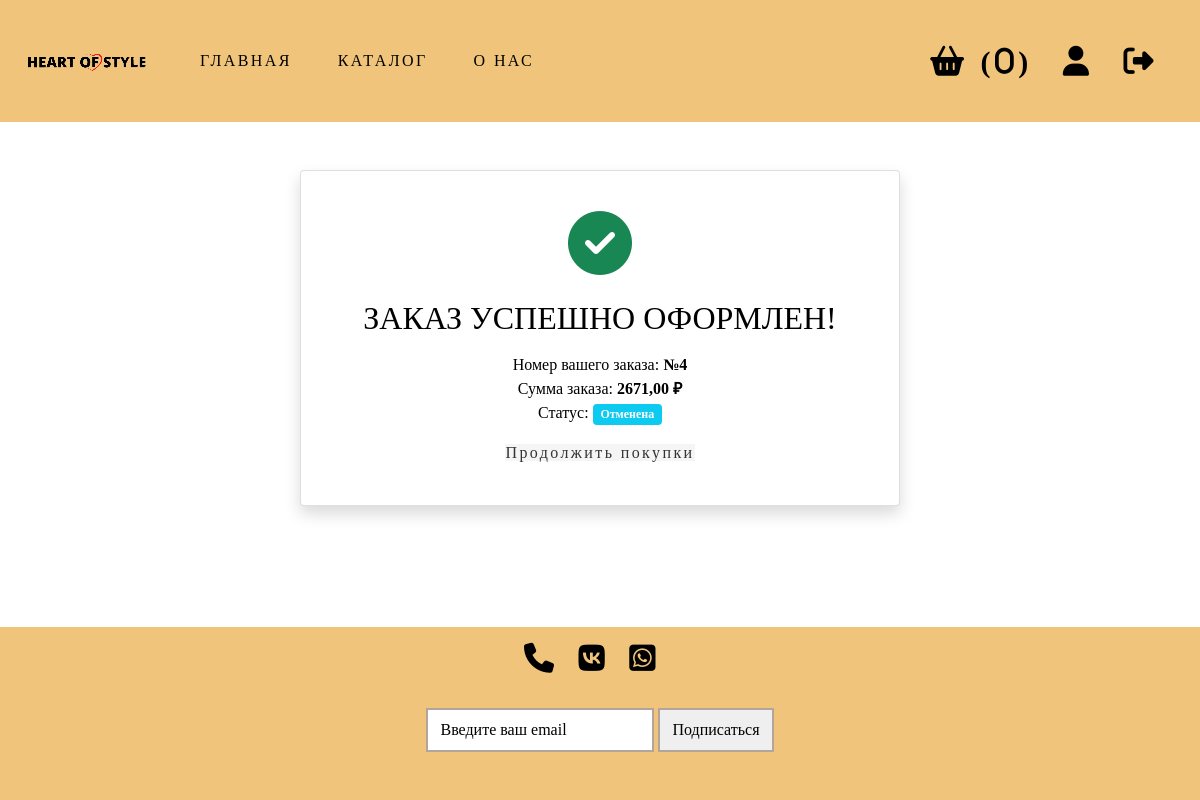
/order_success/4/ (signed in), run on an earlier commit of the app's database.
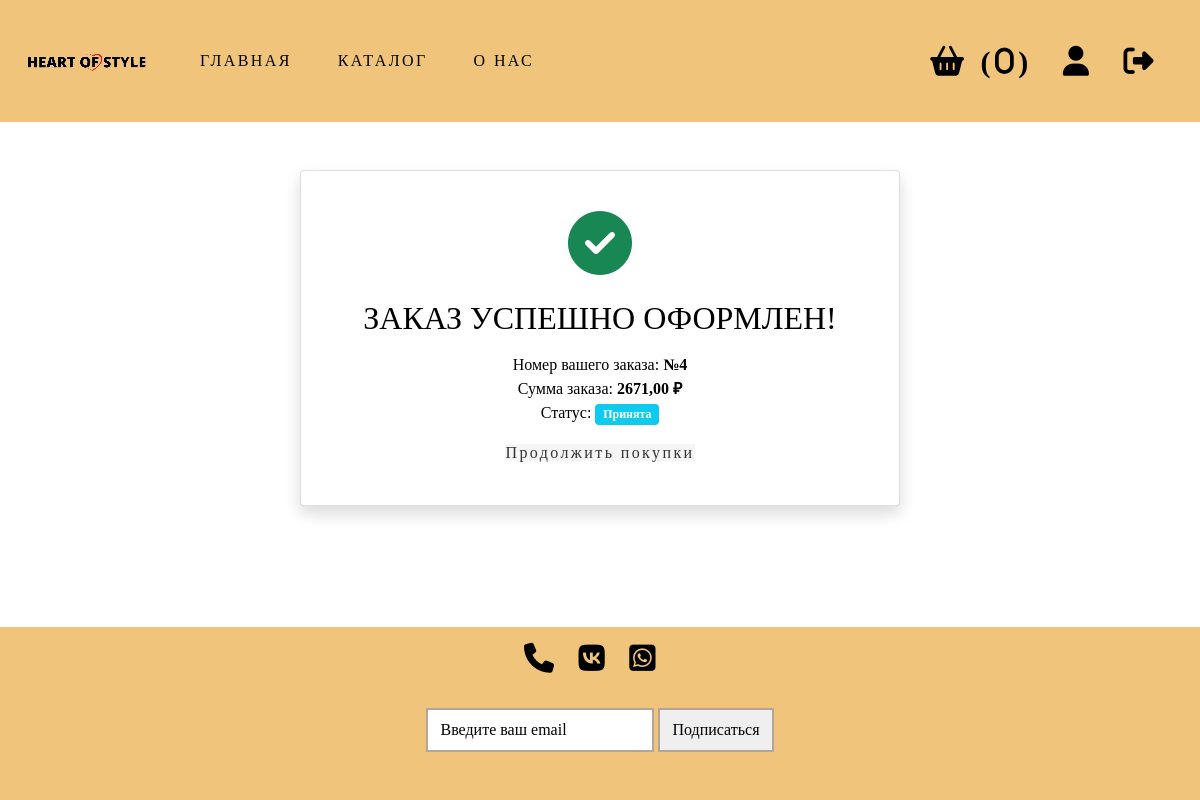
And on a later commit of the database.
### backend/general/models.py (models this page shows, shortened)
class Order(models.Model):
    TYPE_PAYMENT_CHOICES = [
        ("0", "Банковская карта "),
        ("1", "Наличные"),
    ]
    STATUS_CHOICES = [
        ("0", "Новая"),
        ("1", "В Обработке"),
        ("2", "Принята"),
        ("3", "Завершена"),
        ("4", "Отменена"),
    ]
    user = models.ForeignKey(
        User,
        on_delete=models.CASCADE
    )
    address = models.ForeignKey(
        PickupPoint,
        on_delete=models.SET_NULL,
        null=True,
        blank=False
    )
    type_payment = models.CharField(max_length=1, choices=TYPE_PAYMENT_CHOICES)
    status = models.CharField(max_length=1, choices=STATUS_CHOICES, default='0')
    date_at = models.DateTimeField(auto_now_add=True, verbose_name='Дата создания')
    product = models.ManyToManyField(
        Product,
        related_name='orders'
    )
    cancel_reason = models.CharField(max_length=200, null=True, blank=True)
    @property
    def total_price(self):
        return sum(item.total_price for item in self.items.all())

class OrderItem(models.Model):
    order = models.ForeignKey(Order, on_delete=models.CASCADE, related_name='items')
    product = models.ForeignKey(Product, on_delete=models.CASCADE)
    quantity = models.PositiveIntegerField(default=1)
    price = models.DecimalField(max_digits=10, decimal_places=2)  # цена на момент заказа
    color = models.ForeignKey(Color, on_delete=models.SET_NULL, null=True, blank=True)
    size = models.ForeignKey(Size, on_delete=models.SET_NULL, null=True, blank=True)
    @property
    def total_price(self):
        return self.quantity * self.price

### backend/general/views.py (the view)
# urls.py: path('order_success/<int:order_id>/', order_success, name='order_success'),
def order_success(request, order_id):
    if request.user.is_superuser:
        return redirect('admin_order')
    if not request.user.is_authenticated:
        return redirect('index')
    order = get_object_or_404(Order, id=order_id, user=request.user)
    return render(request, "order_success.html", {"order": order})

### backend/general/models.py (called while the page is built)
    @property
    def total_items(self):
        return self.items.count()

### frontend/templates/order_success.html (shortened to what this page needs)
{% extends 'base.html' %}
{% load static %}
{% block content %}
<div class="d-flex justify-content-center align-items-center mt-5">
    <div class="card shadow p-4 w-100" style="max-width: 600px;">
        <div class="card-body text-center">
            <div class="mb-4">
                <i class="fas fa-check-circle text-success" style="font-size: 4rem;"></i>
            </div>
            <h2 class="mb-3">Заказ успешно оформлен!</h2>
            <div class="mb-3">
                <p>Номер вашего заказа: <strong>№{{ order.id }}</strong></p>
                <p>Сумма заказа: <strong>{{ order.total_price }} ₽</strong></p>
                <p>Статус: <span class="badge bg-info">{{ order.get_status_display }}</span></p>
            </div>
            <a href="{% url 'catalog' %}" class="continue-shopping">
                Продолжить покупки
            </a>
        </div>
    </div>
</div>
{% endblock %}

What changed in the data, as far as the page shows it:
changed Order id 4: status "Отменена" → "Принята"
